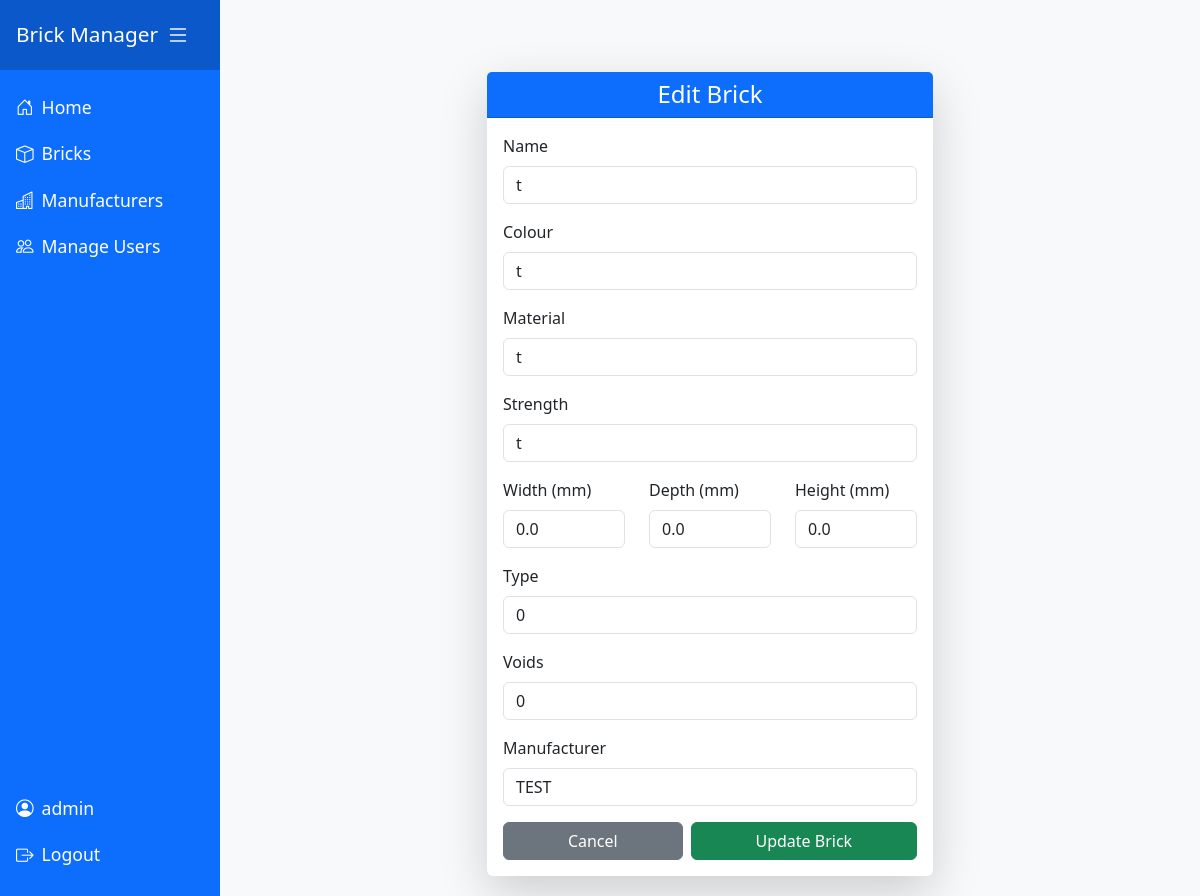
Page /edit_brick/7 (signed in) on the earlier database version.
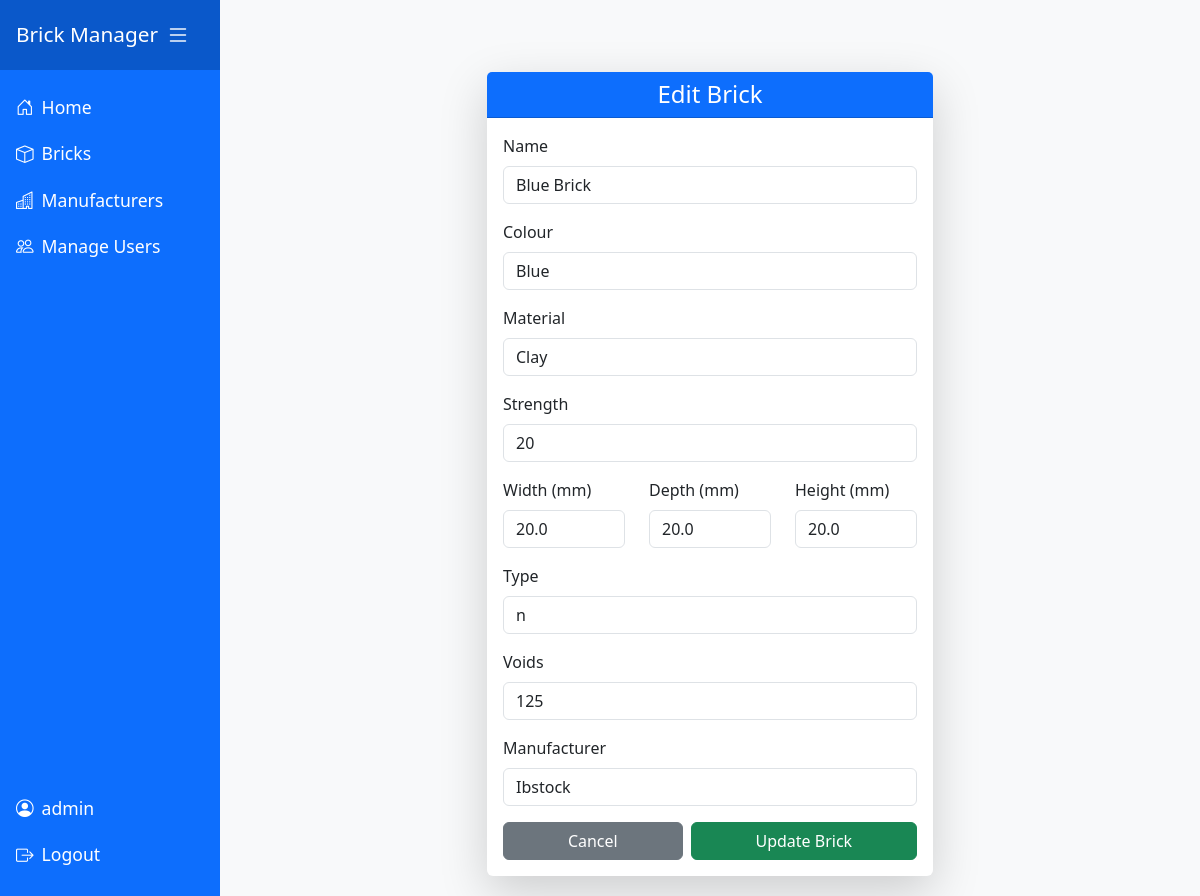
Same page on the later database version.
### models.py (models this page shows)
class Brick(db.Model):
    id = db.Column(db.Integer, primary_key=True)
    name = db.Column(db.String(150), nullable=False)
    colour = db.Column(db.String(50), nullable=False)
    material = db.Column(db.String(100), nullable=False)
    strength = db.Column(db.String(50), nullable=False)
    width = db.Column(db.Float, nullable=False)
    depth = db.Column(db.Float, nullable=False)
    height = db.Column(db.Float, nullable=False)
    type = db.Column(db.String(100), nullable=False)
    voids = db.Column(db.Integer, nullable=False)
    manufacturerId = db.Column(db.Integer, db.ForeignKey('manufacturer.id'), nullable=False)

class Manufacturer(db.Model):
    id = db.Column(db.Integer, primary_key=True)
    name = db.Column(db.String(150), nullable=False, unique=True)
    address = db.Column(db.String(250), nullable=False)
    bricks = db.relationship('Brick', backref='manufacturer', lazy=True)

### bricks.py (the view, shortened to what this page needs)
@bricks_bp.route('/edit_brick/<int:id>', methods=['GET', 'POST'])
@loginRequired
def editBrick(id):
    brick = Brick.query.get_or_404(id)
    manufacturers = Manufacturer.query.all()
    return render_template('edit_brick.html', brick=brick, manufacturers=manufacturers)

### app.py (called while the page is built)
@app.before_request
def require_login():
    allowedRoutes = ['users.login']
    endpoint = request.endpoint
    if endpoint is None:
        return  # Let Flask handle it
    if endpoint in allowedRoutes or endpoint.startswith('static'):
        return  # Allow access
    if not session.get('userId'):
        return redirect(url_for('users.login', next=request.url))

### users.py (called while the page is built)
def loginRequired(f):
    @wraps(f)
    def decoratedFunction(*args, **kwargs):
        if not session.get('userId'):
            flash('Please log in to access this page.', 'warning')
            return redirect(url_for('users.login', next=request.url))
        return f(*args, **kwargs)
    return decoratedFunction

### templates/edit_brick.html (shortened to what this page needs)
{% extends 'base.html' %}
{% block content %}
<div class="row justify-content-center mt-5">
    <div class="col-md-8 col-lg-6">
        <div class="card shadow-lg border-0">
            <div class="card-header bg-primary text-white text-center">
                <h4 class="mb-0">Edit Brick</h4>
            </div>
            <div class="card-body">
                <form method="POST">
                    <div class="mb-3">
                        <label class="form-label">Name</label>
                        <input type="text" name="name" class="form-control" value="{{ brick.name }}" required>
                    </div>
                    <div class="mb-3">
                        <label class="form-label">Colour</label>
                        <input type="text" name="colour" class="form-control" value="{{ brick.colour }}" required>
                    </div>
                    <div class="mb-3">
                        <label class="form-label">Material</label>
                        <input type="text" name="material" class="form-control" value="{{ brick.material }}" required>
                    </div>
                    <div class="mb-3">
                        <label class="form-label">Strength</label>
                        <input type="text" name="strength" class="form-control" value="{{ brick.strength }}" required>
                    </div>
                    <div class="row">
                        <div class="col">
                            <div class="mb-3">
                                <label class="form-label">Width (mm)</label>
                                <input type="number" step="0.01" name="width" class="form-control" value="{{ brick.width }}" required>
                            </div>
                        </div>
                        <div class="col">
                            <div class="mb-3">
                                <label class="form-label">Depth (mm)</label>
                                <input type="number" step="0.01" name="depth" class="form-control" value="{{ brick.depth }}" required>
                            </div>
                        </div>
                        <div class="col">
                            <div class="mb-3">
                                <label class="form-label">Height (mm)</label>
                                <input type="number" step="0.01" name="height" class="form-control" value="{{ brick.height }}" required>
                            </div>
                        </div>
                    </div>
                    <div class="mb-3">
                        <label class="form-label">Type</label>
                        <input type="text" name="type" class="form-control" value="{{ brick.type }}" required>
                    </div>
                    <div class="mb-3">
                        <label class="form-label">Voids</label>
                        <input type="number" name="voids" class="form-control" value="{{ brick.voids }}" required>
                    </div>
                    <div class="mb-3">
                        <label class="form-label">Manufacturer</label>
                        <select name="manufacturer_id" class="form-control" required>
                            {% for manufacturer in manufacturers %}
                                <option value="{{ manufacturer.id }}" {% if brick.manufacturerId == manufacturer.id %}selected{% endif %}>{{ manufacturer.name }}</option>
                            {% endfor %}
                        </select>
                    </div>
                    <div class="d-flex gap-2">
                        <a href="{{ url_for('bricks.bricks', brick_id=brick.id) }}" class="btn btn-secondary flex-fill">Cancel</a>
                        <button type="submit" class="btn btn-success flex-fill">Update Brick</button>
                    </div>
                </form>
            </div>
        </div>
    </div>
</div>
{% endblock %}

Differences in the rows shown:
changed Brick: name "t" → "Blue Brick"; colour "t" → "Blue"; material "t" → "Clay"; strength "t" → "20"; width "0.0" → "20.0"; depth "0.0" → "20.0"; height "0.0" → "20.0"; type "0" → "n"; voids "0" → "125"; manufacturer_id "TEST" → "Ibstock"
